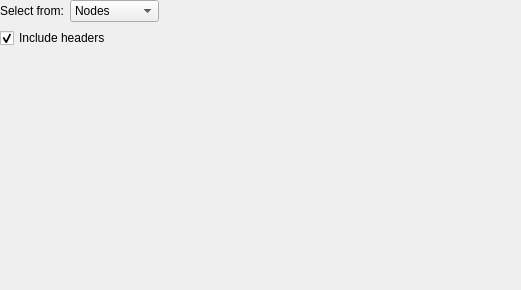
<ui version="4.0" >
 <class>ScriptingDataQueryView</class>
 <widget class="QWidget" name="ScriptingDataQueryView" >
  <property name="geometry" >
   <rect>
    <x>0</x>
    <y>0</y>
    <width>521</width>
    <height>290</height>
   </rect>
  </property>
  <layout class="QVBoxLayout" name="verticalLayout" >
   <property name="margin" >
    <number>0</number>
   </property>
   <item>
    <layout class="QHBoxLayout" name="horizontalLayout" >
     <item>
      <widget class="QLabel" name="label" >
       <property name="text" >
        <string>Select from:</string>
       </property>
      </widget>
     </item>
     <item>
      <widget class="QComboBox" name="ui_objectType" >
       <item>
        <property name="text" >
         <string>Nodes</string>
        </property>
       </item>
       <item>
        <property name="text" >
         <string>Resources</string>
        </property>
       </item>
       <item>
        <property name="text" >
         <string>Accounts</string>
        </property>
       </item>
      </widget>
     </item>
     <item>
      <spacer name="horizontalSpacer" >
       <property name="orientation" >
        <enum>Qt::Horizontal</enum>
       </property>
       <property name="sizeHint" stdset="0" >
        <size>
         <width>40</width>
         <height>20</height>
        </size>
       </property>
      </spacer>
     </item>
    </layout>
   </item>
   <item>
    <widget class="QCheckBox" name="ui_includeHeaders" >
     <property name="text" >
      <string>Include headers</string>
     </property>
     <property name="checked" >
      <bool>true</bool>
     </property>
    </widget>
   </item>
   <item>
    <widget class="KActionSelector" name="ui_properties" />
   </item>
  </layout>
 </widget>
 <customwidgets>
  <customwidget>
   <class>KActionSelector</class>
   <extends>QWidget</extends>
   <header>kactionselector.h</header>
  </customwidget>
 </customwidgets>
 <resources/>
 <connections/>
</ui>
